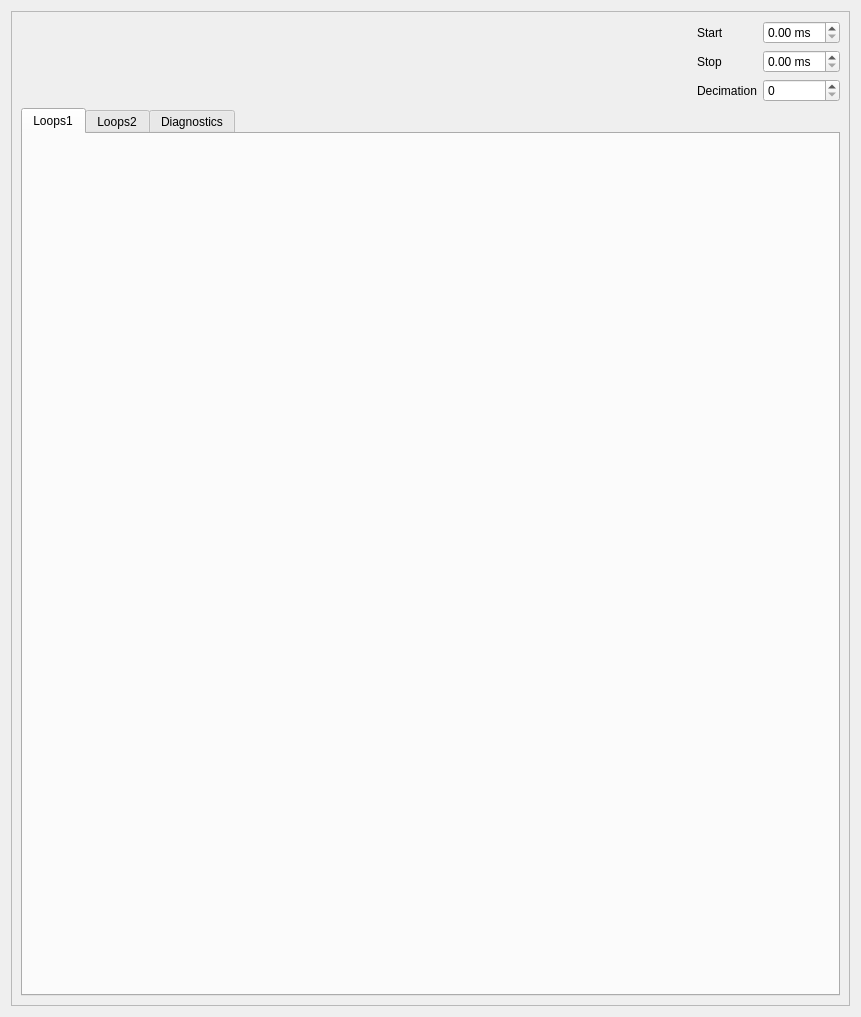
<?xml version="1.0" encoding="UTF-8"?>
<ui version="4.0">
 <class>Form</class>
 <widget class="TaurusWidget" name="Form">
  <property name="geometry">
   <rect>
    <x>0</x>
    <y>0</y>
    <width>861</width>
    <height>1017</height>
   </rect>
  </property>
  <property name="windowTitle">
   <string>Form</string>
  </property>
  <layout class="QGridLayout" name="gridLayout">
   <item row="0" column="0">
    <widget class="QScrollArea" name="scrollArea">
     <property name="widgetResizable">
      <bool>true</bool>
     </property>
     <widget class="QWidget" name="scrollAreaWidgetContents">
      <property name="geometry">
       <rect>
        <x>0</x>
        <y>0</y>
        <width>847</width>
        <height>1003</height>
       </rect>
      </property>
      <layout class="QGridLayout" name="gridLayout_6">
       <item row="0" column="0">
        <spacer name="horizontalSpacer">
         <property name="orientation">
          <enum>Qt::Horizontal</enum>
         </property>
         <property name="sizeHint" stdset="0">
          <size>
           <width>40</width>
           <height>20</height>
          </size>
         </property>
        </spacer>
       </item>
       <item row="0" column="1">
        <layout class="QGridLayout" name="gridLayout_2">
         <item row="0" column="0">
          <widget class="QLabel" name="label">
           <property name="text">
            <string>Start</string>
           </property>
          </widget>
         </item>
         <item row="1" column="0">
          <widget class="QLabel" name="label_2">
           <property name="text">
            <string>Stop</string>
           </property>
          </widget>
         </item>
         <item row="2" column="0">
          <widget class="QLabel" name="label_3">
           <property name="text">
            <string>Decimation</string>
           </property>
          </widget>
         </item>
         <item row="0" column="1">
          <widget class="QDoubleSpinBox" name="doubleSpinBox">
           <property name="suffix">
            <string> ms</string>
           </property>
          </widget>
         </item>
         <item row="1" column="1">
          <widget class="QDoubleSpinBox" name="doubleSpinBox_2">
           <property name="suffix">
            <string> ms</string>
           </property>
          </widget>
         </item>
         <item row="2" column="1">
          <widget class="QSpinBox" name="spinBox"/>
         </item>
        </layout>
       </item>
       <item row="1" column="0" colspan="2">
        <widget class="QTabWidget" name="tabWidget">
         <property name="currentIndex">
          <number>0</number>
         </property>
         <widget class="QWidget" name="loops1Tab">
          <attribute name="title">
           <string>Loops1</string>
          </attribute>
          <layout class="QGridLayout" name="gridLayout_3">
           <item row="0" column="0">
            <widget class="TaurusPlot" name="taurusPlot"/>
           </item>
           <item row="0" column="1">
            <widget class="TaurusPlot" name="taurusPlot_2"/>
           </item>
           <item row="1" column="0">
            <widget class="TaurusPlot" name="taurusPlot_3"/>
           </item>
           <item row="1" column="1">
            <widget class="TaurusPlot" name="taurusPlot_4"/>
           </item>
           <item row="2" column="0">
            <widget class="TaurusPlot" name="taurusPlot_5"/>
           </item>
           <item row="2" column="1">
            <widget class="TaurusPlot" name="taurusPlot_6"/>
           </item>
          </layout>
         </widget>
         <widget class="QWidget" name="loops2Tab">
          <attribute name="title">
           <string>Loops2</string>
          </attribute>
          <layout class="QGridLayout" name="gridLayout_4">
           <item row="1" column="0">
            <widget class="TaurusPlot" name="taurusPlot_8"/>
           </item>
           <item row="2" column="0">
            <widget class="TaurusPlot" name="taurusPlot_9"/>
           </item>
           <item row="0" column="0">
            <widget class="TaurusPlot" name="taurusPlot_7"/>
           </item>
           <item row="0" column="1">
            <widget class="TaurusPlot" name="taurusPlot_10"/>
           </item>
           <item row="1" column="1">
            <widget class="TaurusPlot" name="taurusPlot_11"/>
           </item>
           <item row="2" column="1">
            <widget class="TaurusPlot" name="taurusPlot_12"/>
           </item>
          </layout>
         </widget>
         <widget class="QWidget" name="diagnosticsTab">
          <attribute name="title">
           <string>Diagnostics</string>
          </attribute>
          <layout class="QGridLayout" name="gridLayout_5">
           <item row="1" column="0">
            <widget class="TaurusPlot" name="taurusPlot_15"/>
           </item>
           <item row="0" column="0">
            <widget class="TaurusPlot" name="taurusPlot_13"/>
           </item>
           <item row="0" column="1">
            <widget class="TaurusPlot" name="taurusPlot_14"/>
           </item>
           <item row="1" column="1">
            <widget class="TaurusPlot" name="taurusPlot_16"/>
           </item>
           <item row="2" column="0">
            <widget class="TaurusPlot" name="taurusPlot_17"/>
           </item>
           <item row="2" column="1">
            <widget class="TaurusPlot" name="taurusPlot_18"/>
           </item>
          </layout>
         </widget>
        </widget>
       </item>
      </layout>
     </widget>
    </widget>
   </item>
  </layout>
 </widget>
 <customwidgets>
  <customwidget>
   <class>TaurusWidget</class>
   <extends>QWidget</extends>
   <header>taurus.qt.qtgui.container</header>
   <container>1</container>
  </customwidget>
  <customwidget>
   <class>TaurusPlot</class>
   <extends>QwtPlot</extends>
   <header>taurus.qt.qtgui.plot</header>
  </customwidget>
  <customwidget>
   <class>QwtPlot</class>
   <extends>QFrame</extends>
   <header>qwt_plot.h</header>
  </customwidget>
 </customwidgets>
 <resources/>
 <connections/>
</ui>
